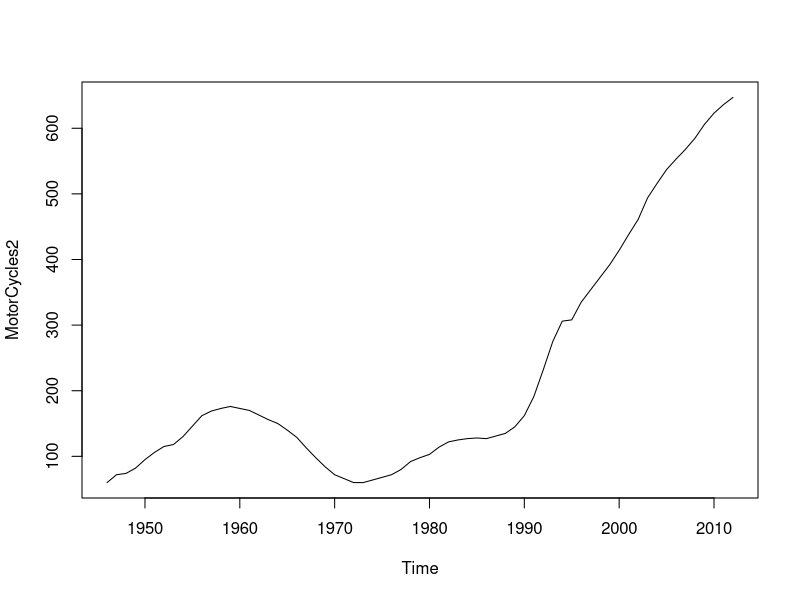

Here is the R script that generated this plot:
library(AER)


### Name: MotorCycles2
### Title: Motor Cycles in The Netherlands
### Aliases: MotorCycles2
### Keywords: datasets

### ** Examples

data("MotorCycles2")
plot(MotorCycles2)
